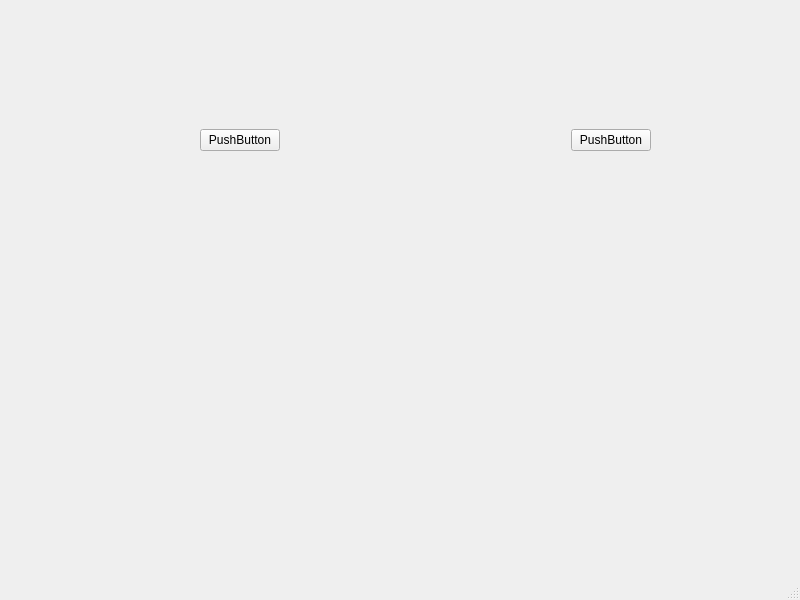
<?xml version="1.0" encoding="UTF-8"?>
<ui version="4.0">
 <class>MainWindow</class>
 <widget class="QMainWindow" name="MainWindow">
  <property name="geometry">
   <rect>
    <x>0</x>
    <y>0</y>
    <width>800</width>
    <height>600</height>
   </rect>
  </property>
  <property name="windowTitle">
   <string>MainWindow</string>
  </property>
  <widget class="QWidget" name="centralwidget">
   <widget class="QWidget" name="horizontalLayoutWidget">
    <property name="geometry">
     <rect>
      <x>200</x>
      <y>110</y>
      <width>451</width>
      <height>61</height>
     </rect>
    </property>
    <layout class="QHBoxLayout" name="horizontalLayout">
     <item>
      <widget class="QPushButton" name="pushButton_2">
       <property name="text">
        <string>PushButton</string>
       </property>
      </widget>
     </item>
     <item>
      <spacer name="horizontalSpacer">
       <property name="orientation">
        <enum>Qt::Horizontal</enum>
       </property>
       <property name="sizeHint" stdset="0">
        <size>
         <width>40</width>
         <height>20</height>
        </size>
       </property>
      </spacer>
     </item>
     <item>
      <widget class="QPushButton" name="pushButton">
       <property name="text">
        <string>PushButton</string>
       </property>
      </widget>
     </item>
    </layout>
   </widget>
  </widget>
  <widget class="QMenuBar" name="menubar">
   <property name="geometry">
    <rect>
     <x>0</x>
     <y>0</y>
     <width>800</width>
     <height>26</height>
    </rect>
   </property>
  </widget>
  <widget class="QStatusBar" name="statusbar"/>
 </widget>
 <resources/>
 <connections/>
</ui>
